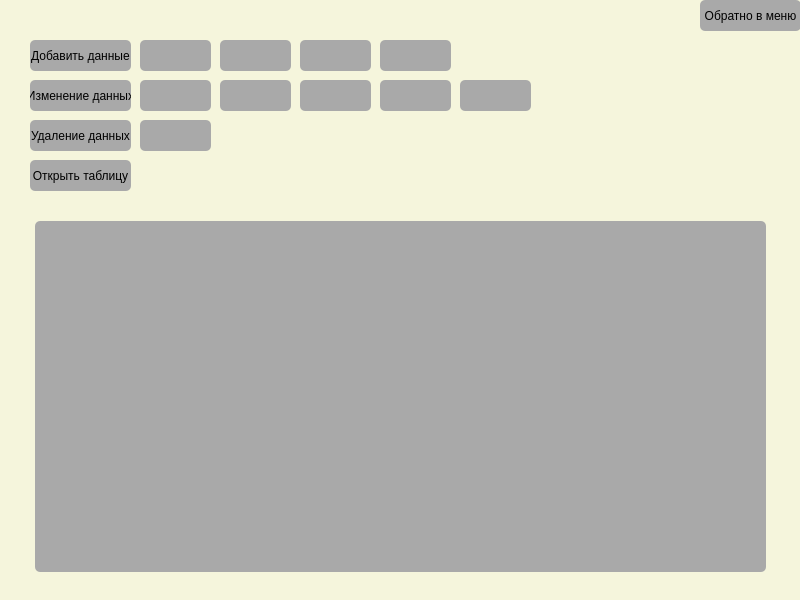
<?xml version="1.0" encoding="UTF-8"?>
<ui version="4.0">
 <class>MainWindow</class>
 <widget class="QMainWindow" name="MainWindow">
  <property name="geometry">
   <rect>
    <x>0</x>
    <y>0</y>
    <width>800</width>
    <height>600</height>
   </rect>
  </property>
  <property name="minimumSize">
   <size>
    <width>800</width>
    <height>600</height>
   </size>
  </property>
  <property name="maximumSize">
   <size>
    <width>800</width>
    <height>600</height>
   </size>
  </property>
  <property name="sizeIncrement">
   <size>
    <width>800</width>
    <height>600</height>
   </size>
  </property>
  <property name="baseSize">
   <size>
    <width>800</width>
    <height>600</height>
   </size>
  </property>
  <property name="windowTitle">
   <string>MainWindow</string>
  </property>
  <property name="styleSheet">
   <string notr="true">background-color: rgb(245, 245, 220);</string>
  </property>
  <widget class="QWidget" name="centralwidget">
   <widget class="QPushButton" name="Add">
    <property name="geometry">
     <rect>
      <x>30</x>
      <y>40</y>
      <width>101</width>
      <height>31</height>
     </rect>
    </property>
    <property name="styleSheet">
     <string notr="true">background-color: rgb(169, 169, 169);
border-radius: 5px;</string>
    </property>
    <property name="text">
     <string>Добавить данные</string>
    </property>
   </widget>
   <widget class="QPushButton" name="Change">
    <property name="geometry">
     <rect>
      <x>30</x>
      <y>80</y>
      <width>101</width>
      <height>31</height>
     </rect>
    </property>
    <property name="styleSheet">
     <string notr="true">background-color: rgb(169, 169, 169);
border-radius: 5px;</string>
    </property>
    <property name="text">
     <string>Изменение данных</string>
    </property>
   </widget>
   <widget class="QPushButton" name="Dell">
    <property name="geometry">
     <rect>
      <x>30</x>
      <y>120</y>
      <width>101</width>
      <height>31</height>
     </rect>
    </property>
    <property name="styleSheet">
     <string notr="true">background-color: rgb(169, 169, 169);
border-radius: 5px;</string>
    </property>
    <property name="text">
     <string>Удаление данных</string>
    </property>
   </widget>
   <widget class="QPushButton" name="Back">
    <property name="geometry">
     <rect>
      <x>700</x>
      <y>0</y>
      <width>101</width>
      <height>31</height>
     </rect>
    </property>
    <property name="styleSheet">
     <string notr="true">border-radius: 5px;
background-color: rgb(169, 169, 169);</string>
    </property>
    <property name="text">
     <string>Обратно в меню</string>
    </property>
   </widget>
   <widget class="QPushButton" name="Open">
    <property name="geometry">
     <rect>
      <x>30</x>
      <y>160</y>
      <width>101</width>
      <height>31</height>
     </rect>
    </property>
    <property name="styleSheet">
     <string notr="true">background-color: rgb(169, 169, 169);
border-radius: 5px;</string>
    </property>
    <property name="text">
     <string>Открыть таблицу</string>
    </property>
   </widget>
   <widget class="QTableWidget" name="tableWidget">
    <property name="geometry">
     <rect>
      <x>35</x>
      <y>221</y>
      <width>731</width>
      <height>351</height>
     </rect>
    </property>
    <property name="styleSheet">
     <string notr="true">border-radius: 5px;
background-color: rgb(169, 169, 169);</string>
    </property>
   </widget>
   <widget class="QLineEdit" name="DellLine">
    <property name="geometry">
     <rect>
      <x>140</x>
      <y>120</y>
      <width>71</width>
      <height>31</height>
     </rect>
    </property>
    <property name="styleSheet">
     <string notr="true">background-color: rgb(169, 169, 169);
border-radius: 5px;</string>
    </property>
   </widget>
   <widget class="QLineEdit" name="AddLine">
    <property name="geometry">
     <rect>
      <x>140</x>
      <y>40</y>
      <width>71</width>
      <height>31</height>
     </rect>
    </property>
    <property name="styleSheet">
     <string notr="true">background-color: rgb(169, 169, 169);
border-radius: 5px;</string>
    </property>
   </widget>
   <widget class="QLineEdit" name="AddLine_2">
    <property name="geometry">
     <rect>
      <x>220</x>
      <y>40</y>
      <width>71</width>
      <height>31</height>
     </rect>
    </property>
    <property name="styleSheet">
     <string notr="true">background-color: rgb(169, 169, 169);
border-radius: 5px;</string>
    </property>
   </widget>
   <widget class="QLineEdit" name="AddLine_3">
    <property name="geometry">
     <rect>
      <x>300</x>
      <y>40</y>
      <width>71</width>
      <height>31</height>
     </rect>
    </property>
    <property name="styleSheet">
     <string notr="true">background-color: rgb(169, 169, 169);
border-radius: 5px;</string>
    </property>
   </widget>
   <widget class="QLineEdit" name="ChangeLine">
    <property name="geometry">
     <rect>
      <x>140</x>
      <y>80</y>
      <width>71</width>
      <height>31</height>
     </rect>
    </property>
    <property name="styleSheet">
     <string notr="true">background-color: rgb(169, 169, 169);
border-radius: 5px;</string>
    </property>
   </widget>
   <widget class="QLineEdit" name="ChangeLine_2">
    <property name="geometry">
     <rect>
      <x>220</x>
      <y>80</y>
      <width>71</width>
      <height>31</height>
     </rect>
    </property>
    <property name="styleSheet">
     <string notr="true">background-color: rgb(169, 169, 169);
border-radius: 5px;</string>
    </property>
   </widget>
   <widget class="QLineEdit" name="ChangeLine_3">
    <property name="geometry">
     <rect>
      <x>300</x>
      <y>80</y>
      <width>71</width>
      <height>31</height>
     </rect>
    </property>
    <property name="styleSheet">
     <string notr="true">background-color: rgb(169, 169, 169);
border-radius: 5px;</string>
    </property>
   </widget>
   <widget class="QLineEdit" name="ChangeLine_4">
    <property name="geometry">
     <rect>
      <x>380</x>
      <y>80</y>
      <width>71</width>
      <height>31</height>
     </rect>
    </property>
    <property name="styleSheet">
     <string notr="true">background-color: rgb(169, 169, 169);
border-radius: 5px;</string>
    </property>
   </widget>
   <widget class="QLineEdit" name="AddLine_4">
    <property name="geometry">
     <rect>
      <x>380</x>
      <y>40</y>
      <width>71</width>
      <height>31</height>
     </rect>
    </property>
    <property name="styleSheet">
     <string notr="true">background-color: rgb(169, 169, 169);
border-radius: 5px;</string>
    </property>
   </widget>
   <widget class="QLineEdit" name="ChangeLine_5">
    <property name="geometry">
     <rect>
      <x>460</x>
      <y>80</y>
      <width>71</width>
      <height>31</height>
     </rect>
    </property>
    <property name="styleSheet">
     <string notr="true">background-color: rgb(169, 169, 169);
border-radius: 5px;</string>
    </property>
   </widget>
  </widget>
 </widget>
 <resources/>
 <connections/>
</ui>
